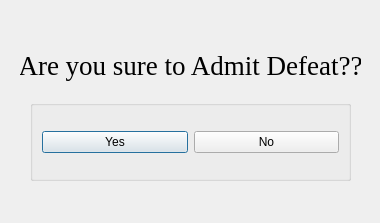
<?xml version="1.0" encoding="UTF-8"?>
<ui version="4.0">
 <class>AdmitDefeatDialog</class>
 <widget class="QDialog" name="AdmitDefeatDialog">
  <property name="geometry">
   <rect>
    <x>0</x>
    <y>0</y>
    <width>380</width>
    <height>223</height>
   </rect>
  </property>
  <property name="windowTitle">
   <string>Dialog</string>
  </property>
  <widget class="QLabel" name="TitleLabel">
   <property name="geometry">
    <rect>
     <x>20</x>
     <y>10</y>
     <width>341</width>
     <height>111</height>
    </rect>
   </property>
   <property name="font">
    <font>
     <family>Times New Roman</family>
     <pointsize>20</pointsize>
    </font>
   </property>
   <property name="text">
    <string>Are you sure to Admit Defeat??</string>
   </property>
   <property name="alignment">
    <set>Qt::AlignCenter</set>
   </property>
  </widget>
  <widget class="QGroupBox" name="choiceBox">
   <property name="geometry">
    <rect>
     <x>30</x>
     <y>100</y>
     <width>321</width>
     <height>81</height>
    </rect>
   </property>
   <property name="title">
    <string/>
   </property>
   <layout class="QHBoxLayout" name="horizontalLayout">
    <item>
     <widget class="QPushButton" name="yesButton">
      <property name="text">
       <string>Yes</string>
      </property>
     </widget>
    </item>
    <item>
     <widget class="QPushButton" name="noButton">
      <property name="text">
       <string>No</string>
      </property>
     </widget>
    </item>
   </layout>
  </widget>
 </widget>
 <resources/>
 <connections>
  <connection>
   <sender>noButton</sender>
   <signal>clicked()</signal>
   <receiver>AdmitDefeatDialog</receiver>
   <slot>close()</slot>
   <hints>
    <hint type="sourcelabel">
     <x>267</x>
     <y>141</y>
    </hint>
    <hint type="destinationlabel">
     <x>189</x>
     <y>111</y>
    </hint>
   </hints>
  </connection>
 </connections>
</ui>
